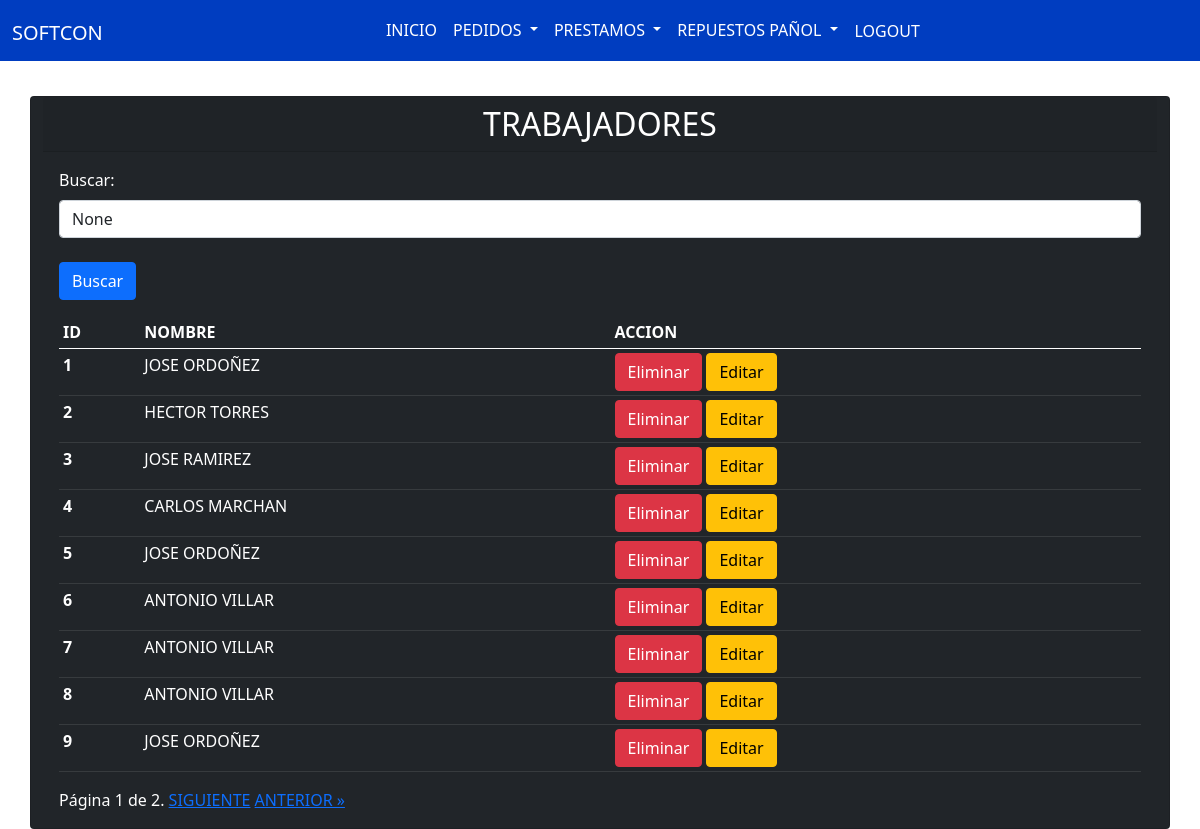
Before: /lista_obrero/ (signed in) with the older database file.
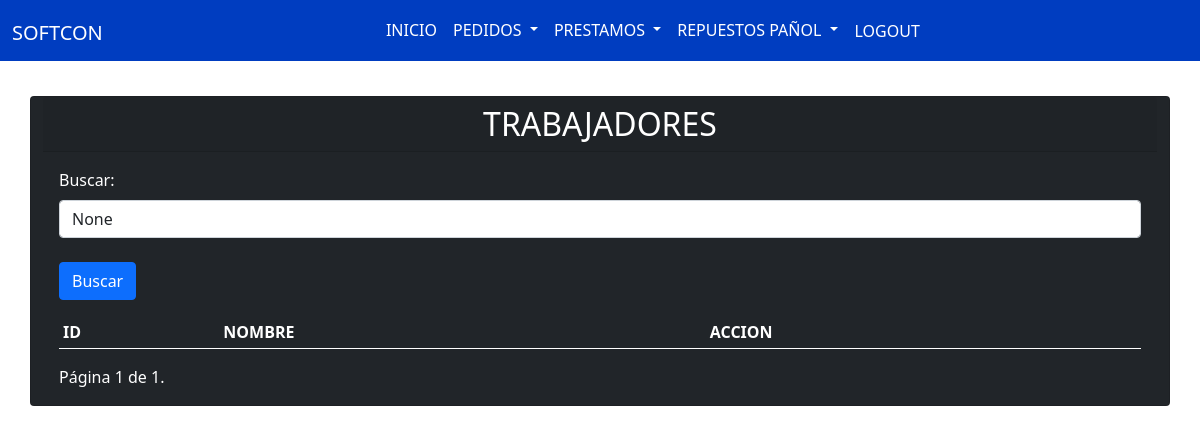
After: the same page with the newer database file.
### app/models.py (models this page shows, shortened)
class Obrero(models.Model):
    nombre = models.CharField(max_length=100)

### app/views.py (the view)
# urls.py: path('lista_obrero/', lista_obrero, name='lista_obrero'),
@login_required
def lista_obrero(request):
    obreros_list = Obrero.objects.all()
    search_term = request.GET.get('buscar')
    if search_term:
        obreros_list = obreros_list.filter(Q(nombre__icontains=search_term))
    paginator = Paginator(obreros_list, 9)
    page = request.GET.get('page')
    try:
        obreros = paginator.page(page)
    except PageNotAnInteger:
        obreros = paginator.page(1)
    except EmptyPage:
        obreros = paginator.page(paginator.num_pages)
    return render(request, 'app/lista_obrero.html', {'obreros': obreros, 'search_term': search_term})

### app/templates/app/lista_obrero.html (shortened to what this page needs)
{% extends 'app/base.html' %}
{% block content %}
<link rel="stylesheet" type="text/css" href="https://cdn.datatables.net/1.11.5/css/jquery.dataTables.css">
<br><br><br><br>
  <div class="container">
    <div class="row justify-content-center">
      <div class="card bg-dark text-white">
        <h2 class="card-header text-center">TRABAJADORES</h2>
        <div class="card-body">
          <div class="mb-3">
            <form method="GET" action="{% url 'lista_obrero' %}">
                <label for="buscar" class="form-label">Buscar:</label>
                <input type="text" class="form-control" id="buscar" name="buscar" placeholder="Escribe para buscar..."
                    value="{{ search_term }}">
                    <br>
                <button type="submit" class="btn btn-primary">Buscar</button>
            </form>
          </div>
          <table class="table mx-auto table-dark table-sm">
            <thead>
              <tr>
                <th scope="col">ID</th>
                <th scope="col">NOMBRE</th>
                <th scope="col">ACCION</th>
              </tr>
            </thead>
            <tbody>
              {% for obrero in obreros %}
                <tr>
                  <th scope="row">{{ obrero.id }}</th>
                  <td>{{ obrero.nombre }}</td>
                  <td>
                    <a href="{% url 'eliminar_obrero' obrero.id %}" class="btn btn-danger">Eliminar</a>
                    <a href="{% url 'editar_obrero' obrero.id %}" class="btn btn-warning">Editar</a>
                  </td>
                </tr>
              {% endfor %}
            </tbody>
          </table>
          <div class="pagination">
            <span class="step-links">
                <span class="current">
                    Página {{ obreros.number }} de {{ obreros.paginator.num_pages }}.
                </span>
                {% if obreros.has_next %}
                    <a href="?page={{ obreros.next_page_number }}{% if search_term %}&buscar={{ search_term }}{% endif %}">SIGUIENTE</a>
                    <a href="?page={{ obreros.paginator.num_pages }}{% if search_term %}&buscar={{ search_term }}{% endif %}">ANTERIOR &raquo;</a>
                {% endif %}
            </span>
          </div>
        </div>
      </div>
    </div>
  </div>
{% endblock %}

Changed rows visible on the page:
removed Obrero: id "1", nombre "JOSE ORDOÑEZ"
removed Obrero: id "2", nombre "HECTOR TORRES"
removed Obrero: id "3", nombre "JOSE RAMIREZ"
removed Obrero: id "4", nombre "CARLOS MARCHAN"
removed Obrero: id "5", nombre "JOSE ORDOÑEZ"
removed Obrero: id "6", nombre "ANTONIO VILLAR"
removed Obrero: id "7", nombre "ANTONIO VILLAR"
removed Obrero: id "8", nombre "ANTONIO VILLAR"
removed Obrero: id "9", nombre "JOSE ORDOÑEZ"
Other visible differences:
{{ obreros.paginator.num_pages }}: "2" → "1"
text no longer shown: "SIGUIENTE ANTERIOR »"
